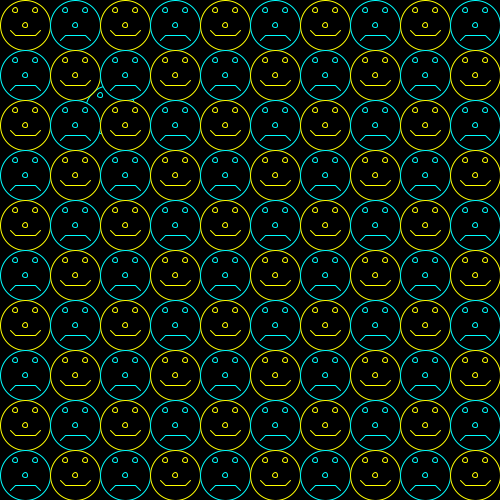
Frame 1 (no input)
Frame 60 (the mouse pressed at the canvas centre just before this capture): identical to frame 1, image omitted
Frame 120 (the mouse held since frame 60 and released just before this capture): identical to frame 1, image omitted

The Processing sketch that drew this single still picture (run headless with seeded random() and noise(); from frame 60 on, the mouse is pressed at the canvas centre):

// Processing sketch: FaceWithMethod
// ── FaceWithMethod.pde
void setup()
{
  size(500, 500);
}

int faceWidth = 50;
int halfFaceWidth = faceWidth / 2;



void drawFace(int x, int y, boolean happy)
{ 
  if (happy)
  {
    stroke(255, 255, 0);
  }
  else
  {
    stroke(0, 255, 255);
  }
  ellipse(x, y, 50, 50);
  ellipse(x - 10, y - 15, 5, 5);
  ellipse(x + 10, y - 15, 5, 5);
  ellipse(x, y, 5, 5);
  line(x-10, y+10, x + 10, y + 10);
  if (happy)
  {
    
    line(x-10, y + 10, x - 15, y + 5);
    line(x+10, y + 10, x + 15, y + 5); 
  }
  else
  {
    line(x-10, y + 10, x - 15, y + 15);
    line(x+10, y + 10, x + 15, y + 15);
  }
}

void draw()
{

  sqrt(100.0f);  
  
  boolean happy = true;
  background(0);
  fill(0);
  drawFace(110, 110, false);
  for (int y = halfFaceWidth ; y < height ; y += faceWidth)
  {
    for (int x = halfFaceWidth; x < width ; x += faceWidth)
    {
      
      drawFace(x, y, happy);
      happy = !happy;
    }
    happy = !happy; 
  }
}
